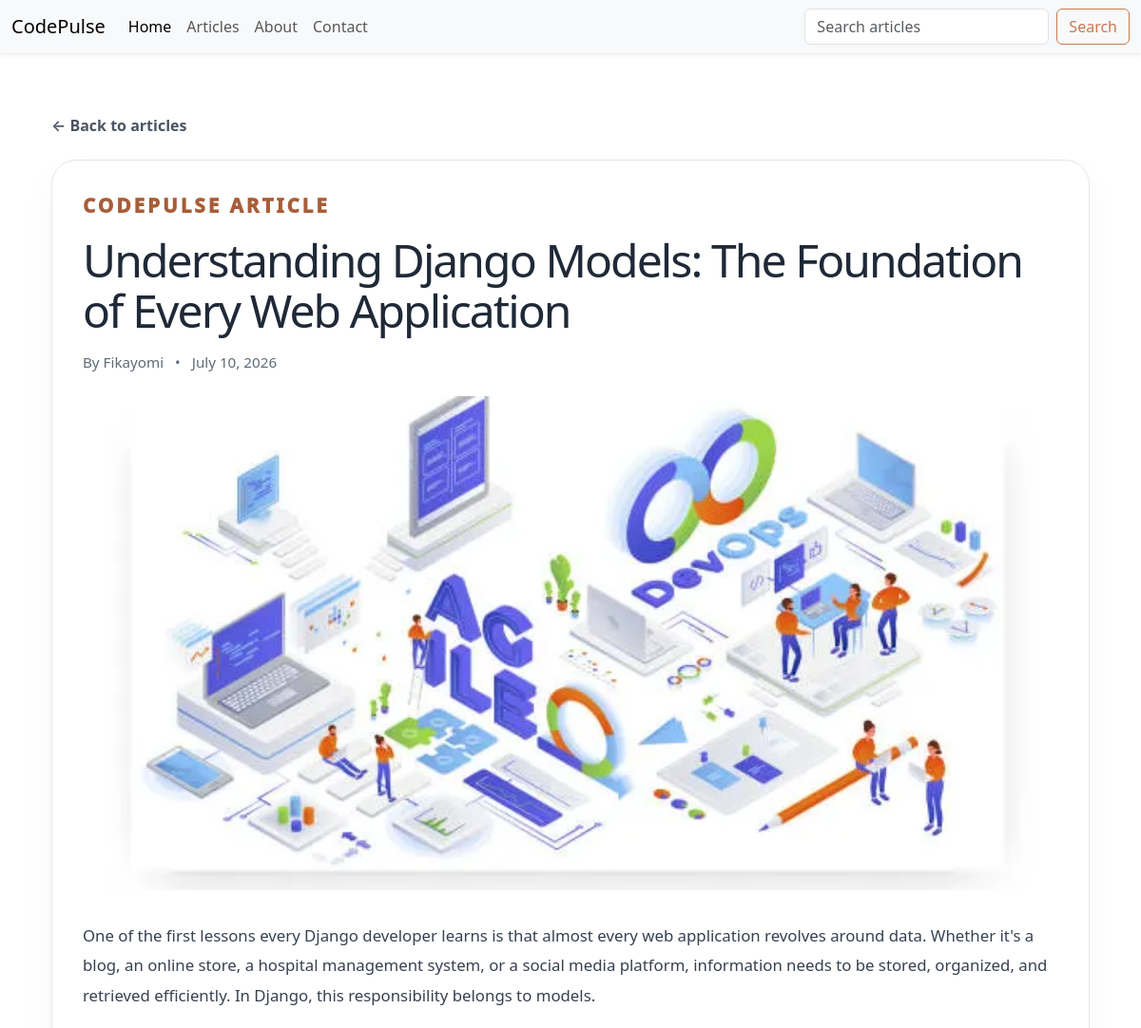
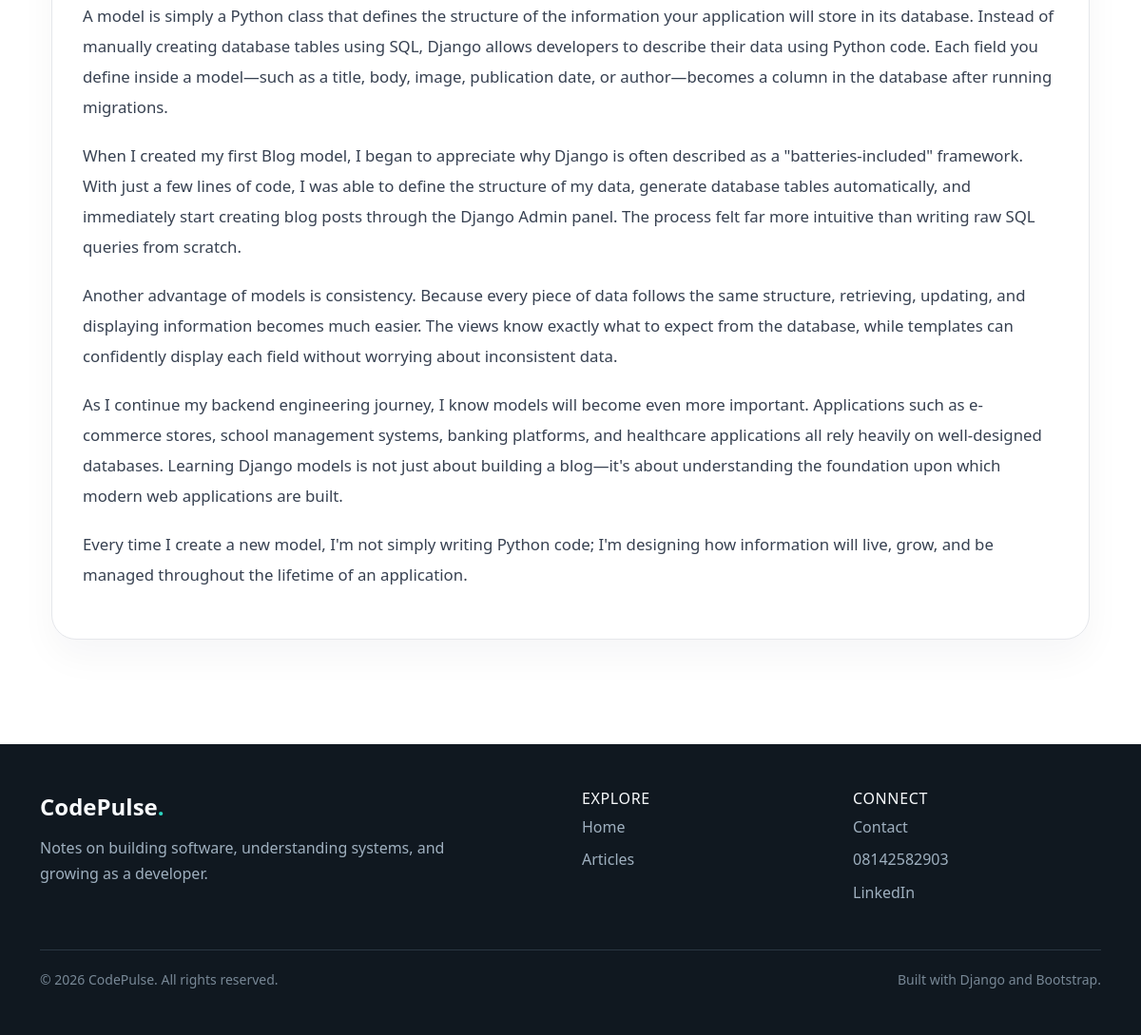
The app's page /blog/4/ with its own data (2 pictures, top to bottom).
### blog/models.py (models this page shows)
class Blog(models.Model):
    unit = models.ForeignKey(
        Unit,
        on_delete=models.SET_NULL,
        related_name='articles',
        null=True,
        blank=True,
    )
    title = models.CharField(max_length=200)
    slug = models.SlugField(max_length=200)
    content = models.TextField()
    image_url = models.ImageField()
    author = models.CharField(max_length=200)
    created_at = models.DateTimeField(auto_now_add=True)
    updated_at = models.DateTimeField(auto_now=True)

### blog/views.py (the view)
# urls.py: path('<int:id>/', views.detail, name='detail'),
def detail(request , id):
    post = Blog.objects.get(id=id)
    return render(request, 'blog/detail.html', {'post': post})

### blog/templates/blog/detail.html
{% extends 'blog/base.html' %}
{% block content %}
<section class="article-detail">
    <div class="container">
        {% if post.unit %}
            <a href="{% url 'unit_articles' post.unit.slug %}" class="article-detail__back">← Back to {{ post.unit.name }}</a>
        {% else %}
            <a href="{% url 'articles' %}" class="article-detail__back">← Back to articles</a>
        {% endif %}
        <article class="article-detail__card">
            <p class="section-label article-detail__label">CodePulse article</p>
            <h1>{{ post.title }}</h1>
            <div class="article-detail__meta">
                <span>By {{ post.author }}</span>
                <span>•</span>
                <span>{{ post.created_at|date:'F j, Y' }}</span>
            </div>
            <img src="{{ post.image_url.url }}" alt="{{ post.title }}">
            <div class="article-detail__content">
                {{ post.content|linebreaks }}
            </div>
        </article>
    </div>
</section>
{% endblock %}

### blog/static/blog/css/style.css (style rules this page uses)
.section-label, .about-kicker, .contact-kicker { display: inline-block; margin-bottom: 1rem; color: #a85d38; font-size: 1.3rem; font-weight: 1000; letter-spacing: 0.14em; text-transform: uppercase; }
.article-detail { padding: 4rem 0 5rem; }
.article-detail__back { display: inline-flex; align-items: center; margin-bottom: 1.5rem; color: #4b5563; font-weight: 600; text-decoration: none; }
.article-detail__card { padding: 2rem; background: #ffffff; border: 1px solid #e5e7eb; border-radius: 26px; box-shadow: 0 18px 38px rgba(15, 23, 42, 0.04); }
.article-detail__label { margin-bottom: 1rem; }
.article-detail__card h1 { margin: 0; color: #1f2937; font-size: clamp(2.2rem, 4vw, 4rem); letter-spacing: -0.04em; line-height: 1.1; }
.article-detail__meta { display: flex; flex-wrap: wrap; align-items: center; gap: 0.75rem; margin: 1rem 0 1.5rem; color: #5d6a77; font-size: 0.95rem; }
.article-detail__card img { display: block; width: 100%; max-height: 520px; margin-bottom: 2rem; object-fit: cover; border-radius: 18px; }
.article-detail__content { color: #374151; font-size: 1.05rem; line-height: 1.9; }
.article-detail__content p { margin-bottom: 1.2rem; }

### records on screen
Blog: title "Understanding Django Models: The Foundation of Every Web Application", author "Fikayomi", created_at "July 10, 2026", image_url (picture), content "One of the first lessons every Django developer learns is that almost every web application revolves around data. Whether it's a blog, an online store, a hospital management system, or a social media platform, information needs to be stored, organized, and retrieved efficiently. In Django, this responsibility belongs to models. A model is simply a Python class that defines the structure of the information your application will store in its database. Instead of manually creating database tables using SQL, Django allows developers to describe their data using Python code. Each field you define inside a model—such as a title, body, image, publication date, or author—becomes a column in the…"
